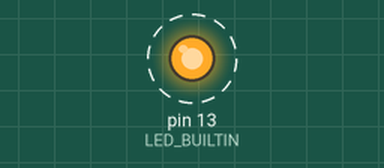
The program below on a simulated Arduino Uno, built with avr-gcc and run on an emulated ATmega328P. Shown: output pins drawn as LEDs (lit = HIGH). Dashed ring = blinking. What the program prints to the serial monitor is not drawn.

Above: at 0.5 s.
Timing chart, 0 to 4.6 s (numbered marks = the images above):
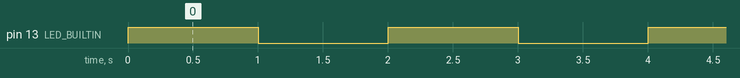

The program:

main.cpp
```cpp
#include "Arduino.h"
#define LED_BUILTIN 13
#ifndef UNIT_TEST

void setup() {
  pinMode(LED_BUILTIN, OUTPUT);
  Serial.begin(9600);
}

void loop() {
  digitalWrite(LED_BUILTIN, HIGH);
  Serial.println("HIGH");
  delay(1000);

  digitalWrite(LED_BUILTIN, LOW);
  Serial.println("LOW");
  delay(1000);
}

#endif
```

Measured:
- by itself, pin 13 (LED_BUILTIN): alternates HIGH for 1.0 s and LOW for 1.0 s
